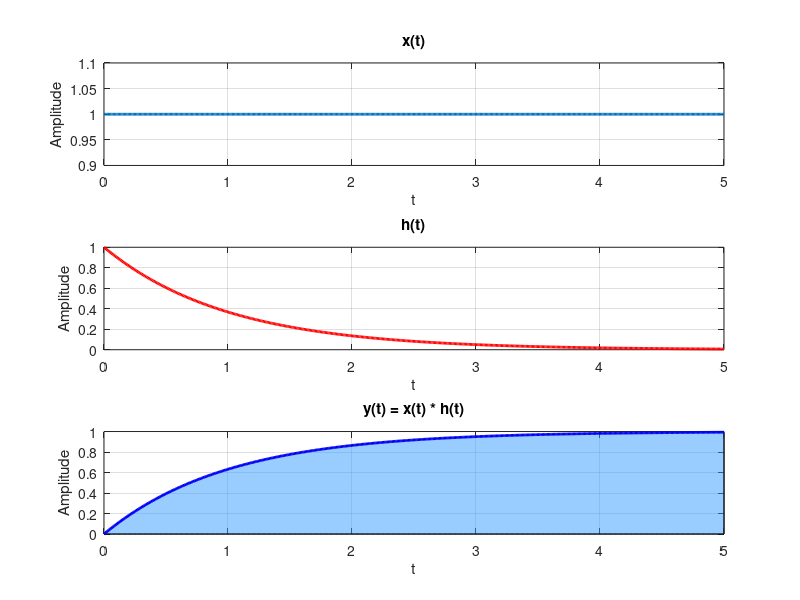

MATLAB code for this plot:
% --- Continuous-Time Convolution (Modified) ---
clear; clc; close all;

% 1. TIME AXIS
t = 0:0.01:5;
dt = t(2) - t(1);

% 2. DEFINE SIGNALS
% Option 1: Step input
x = ones(size(t));                % x(t) = u(t)
% Option 2: Rectangular pulse (0<=t<=2)
%x = (t>=0 & t<=2);                % uncomment untuk uji sinyal lain

h = exp(-t);                       % h(t) = e^{-t}u(t)

% 3. CONVOLUTION APPROXIMATION
y = zeros(size(t));
for i = 1:length(t)
    tau = 0:dt:t(i);
    xtau = interp1(t, x, tau, 'linear', 0);
    htau = interp1(t, h, t(i)-tau, 'linear', 0);
    y(i) = trapz(tau, xtau .* htau);
end

% 4. PLOTTING
figure;

subplot(3,1,1);
plot(t, x, 'LineWidth', 2);
title('x(t)'); xlabel('t'); ylabel('Amplitude'); grid on;

subplot(3,1,2);
plot(t, h, 'r', 'LineWidth', 2);
title('h(t)'); xlabel('t'); ylabel('Amplitude'); grid on;

subplot(3,1,3);
area(t, y, 'FaceColor', [0.2 0.6 1], 'FaceAlpha', 0.5);
hold on; plot(t, y, 'b', 'LineWidth', 2);
title('y(t) = x(t) * h(t)'); xlabel('t'); ylabel('Amplitude'); grid on;

